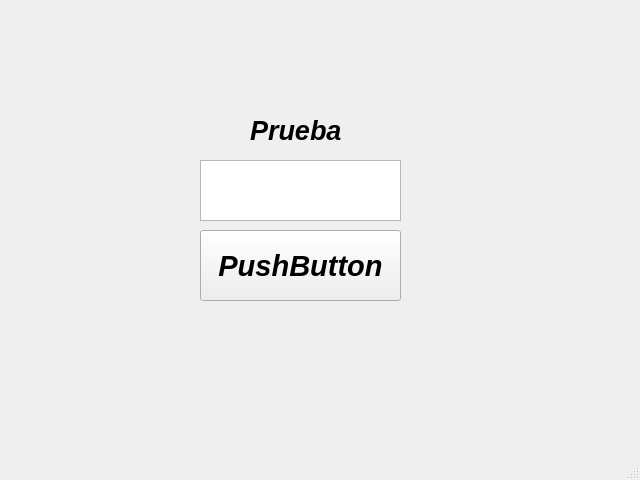
<?xml version="1.0" encoding="UTF-8"?>
<ui version="4.0">
 <class>MainWindow</class>
 <widget class="QMainWindow" name="MainWindow">
  <property name="geometry">
   <rect>
    <x>0</x>
    <y>0</y>
    <width>640</width>
    <height>480</height>
   </rect>
  </property>
  <property name="windowTitle">
   <string>MainWindow</string>
  </property>
  <widget class="QWidget" name="centralwidget">
   <widget class="QPushButton" name="pushButton">
    <property name="geometry">
     <rect>
      <x>200</x>
      <y>230</y>
      <width>201</width>
      <height>71</height>
     </rect>
    </property>
    <property name="font">
     <font>
      <pointsize>22</pointsize>
      <italic>true</italic>
      <bold>true</bold>
     </font>
    </property>
    <property name="text">
     <string>PushButton</string>
    </property>
   </widget>
   <widget class="QLabel" name="label">
    <property name="geometry">
     <rect>
      <x>250</x>
      <y>110</y>
      <width>91</width>
      <height>41</height>
     </rect>
    </property>
    <property name="font">
     <font>
      <pointsize>20</pointsize>
      <italic>true</italic>
      <bold>true</bold>
     </font>
    </property>
    <property name="text">
     <string>Prueba</string>
    </property>
   </widget>
   <widget class="QTextBrowser" name="textBrowser">
    <property name="geometry">
     <rect>
      <x>200</x>
      <y>160</y>
      <width>201</width>
      <height>61</height>
     </rect>
    </property>
   </widget>
  </widget>
  <widget class="QMenuBar" name="menubar">
   <property name="geometry">
    <rect>
     <x>0</x>
     <y>0</y>
     <width>640</width>
     <height>22</height>
    </rect>
   </property>
  </widget>
  <widget class="QStatusBar" name="statusbar"/>
 </widget>
 <resources/>
 <connections/>
</ui>
